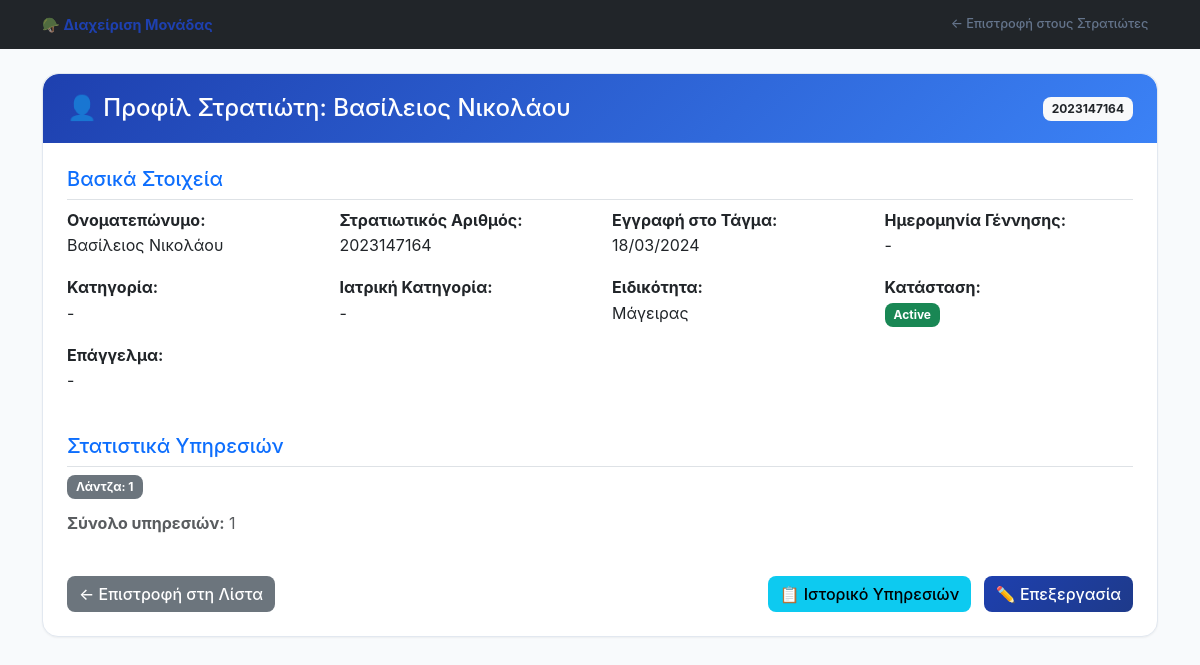
/soldiers/2/profile (signed in), run on the app's committed database.
### models.py (models this page shows, shortened)
class Soldier(db.Model):
    id = db.Column(db.Integer, primary_key=True)
    name = db.Column(db.String(100), nullable=False)
    military_id = db.Column(db.String(20), unique=True, nullable=False)
    enlistment_date = db.Column(db.Date, nullable=False)
    specialty = db.Column(db.String(100))
    status = db.Column(db.String(50), default='Active')  # Active, On Leave
    exemption_no_duty = db.Column(db.Boolean, default=False)  # Άνευ υπηρεσίας
    exemption_no_shaving = db.Column(db.Boolean, default=False)  # Άνευ ξυρίσματος
    exemption_no_boots = db.Column(db.Boolean, default=False)  # Άνευ αρβυλών
    days_out_of_service = db.Column(db.Integer, default=0)  # Μέρες ΕΥ (Εκτός Υπηρεσίας)
    out_of_service_reason = db.Column(db.String(200))  # Λόγος ΕΥ
    created_at = db.Column(db.DateTime, default=datetime.utcnow)
    birth_date = db.Column(db.Date)  # ΗΜΕΡΟΜΗΝΙΑ ΓΕΝΝΗΣΗΣ
    mother_name = db.Column(db.String(100))  # ΟΝΟΜΑ ΜΗΤΡΟΣ
    father_name = db.Column(db.String(100))  # ΟΝΟΜΑ ΠΑΤΡΟΣ
    profession = db.Column(db.String(100))  # ΕΠΑΓΓΕΛΜΑ
    mother_profession = db.Column(db.String(100))  # ΕΠΑΓΓΕΛΜΑ ΜΗΤΡΟΣ
    father_profession = db.Column(db.String(100))  # ΕΠΑΓΓΕΛΜΑ ΠΑΤΡΟΣ
    brothers_count = db.Column(db.Integer, default=0)  # ΑΡΙΘΜΟΣ ΑΔΕΛΦΩΝ
    sisters_count = db.Column(db.Integer, default=0)  # ΑΡΙΘΜΟΣ ΑΔΕΛΦΩΝ
    residence_address = db.Column(db.String(200))  # ΔΙΕΥΘΥΝΣΗ ΔΙΑΜΟΝΗΣ
    residence_city = db.Column(db.String(100))  # ΠΟΛΗ ΔΙΑΜΟΝΗΣ
    residence_prefecture = db.Column(db.String(100))  # ΝΟΜΟΣ ΔΙΑΜΟΝΗΣ
    personal_phone = db.Column(db.String(20))  # ΤΗΛΕΦΩΝΟ ΠΡΟΣΩΠΙΚΟ
    parents_phone = db.Column(db.String(20))  # ΤΗΛΕΦΩΝΟ ΓΟΝΕΩΝ
    education = db.Column(db.String(200))  # ΣΠΟΥΔΕΣ
    special_skills = db.Column(db.String(300))  # ΕΙΔΙΚΕΣ ΓΝΩΣΕΙΣ
    category = db.Column(db.String(50))  # ΚΑΤΗΓΟΡΙΑ (ΕΚΠΑΙΔΕΥΟΜΕΝΟΣ, ΟΡΓΑΝΙΚΟΣ, ΦΡΟΥΡΑ)
    medical_category = db.Column(db.String(20))  # ΙΑΤΡΙΚΗ ΚΑΤΗΓΟΡΙΑ (Ι1, Ι2, Ι3 ΕΝΟΠΛΟ, Ι3 ΑΟΠΛΟ, Ι4)
    amka = db.Column(db.String(11))  # ΑΜΚΑ
    tax_number = db.Column(db.String(20))  # ΑΡΙΘ. ΦΟΡΟΛΟΓ ΜΗΤΡΩΟΥ
    iban = db.Column(db.String(27))  # ΙΒΑΝ
    bank = db.Column(db.String(50))  # ΤΡΑΠΕΖΑ
    email = db.Column(db.String(120))  # EMAIL
    parent_email = db.Column(db.String(120))  # EMAIL ΓΟΝΕΑ
    interview_notes = db.Column(db.Text)  # ΠΑΡΑΤΗΡΗΣΕΙΣ
    duty_assignments = db.relationship('DutyAssignment', backref='soldier', lazy=True, cascade='all, delete-orphan')
    def get_duty_counts_by_type(self):
        from sqlalchemy import func
        duty_counts = db.session.query(
            DutyType.name,
            func.count(DutyAssignment.id).label('count')
        ).join(
            DutyAssignment, DutyType.id == DutyAssignment.duty_type_id
        ).join(
            DutySchedule, DutySchedule.schedule_date == DutyAssignment.duty_date
        ).filter(
            DutyAssignment.soldier_id == self.id,
            DutySchedule.is_finalized == True
        ).group_by(DutyType.name).all()
        return {duty_type: count for duty_type, count in duty_counts}
    def get_total_finalized_duties(self):
        return db.session.query(DutyAssignment).join(
            DutySchedule, DutySchedule.schedule_date == DutyAssignment.duty_date
        ).filter(
            DutyAssignment.soldier_id == self.id,
            DutySchedule.is_finalized == True
        ).count()

class DutyType(db.Model):
    id = db.Column(db.Integer, primary_key=True)
    name = db.Column(db.String(100), nullable=False, unique=True)
    description = db.Column(db.Text)
    team_size = db.Column(db.Integer, default=1)
    shifts_per_day = db.Column(db.Integer, default=1)
    is_active = db.Column(db.Boolean, default=True)
    created_at = db.Column(db.DateTime, default=datetime.utcnow)
    duty_assignments = db.relationship('DutyAssignment', backref='duty_type', lazy=True)
    time_slots = db.relationship('DutyTimeSlot', backref='duty_type', lazy=True, cascade='all, delete-orphan')

### routes.py (the view)
@app.route('/soldiers/<int:soldier_id>/profile')
@login_required
def soldier_profile(soldier_id):
    soldier = Soldier.query.get_or_404(soldier_id)
    return render_template('soldier_profile.html', soldier=soldier)

### app.py (called while the page is built)
@login_manager.user_loader
def load_user(user_id):
    from models import User
    return User.query.get(int(user_id))

### templates/soldier_profile.html (shortened to what this page needs)
<!DOCTYPE html>
<html lang="el">
<head>
    <link href="https://cdn.jsdelivr.net/npm/bootstrap@5.3.0/dist/css/bootstrap.min.css" rel="stylesheet">
    <link rel="stylesheet" href="{{ url_for('static', filename='css/style.css') }}">
</head>
<body>
    <nav class="navbar navbar-expand-lg navbar-dark bg-dark">
        <div class="container">
            <a class="navbar-brand" href="{{ url_for('index') }}">🪖 Διαχείριση Μονάδας</a>
            <div class="navbar-nav ms-auto">
                <a class="nav-link" href="{{ url_for('soldiers') }}">← Επιστροφή στους Στρατιώτες</a>
            </div>
        </div>
    </nav>
    <div class="container mt-4">
        <div class="row">
            <div class="col-lg-12">
                <div class="card">
                    <div class="card-header bg-primary text-white d-flex justify-content-between align-items-center">
                        <h4 class="mb-0">👤 Προφίλ Στρατιώτη: {{ soldier.name }}</h4>
                        <div>
                            <span class="badge bg-light text-dark">{{ soldier.military_id }}</span>
                        </div>
                    </div>
                    <div class="card-body">
                        <div class="row mb-4">
                            <div class="col-12">
                                <h5 class="text-primary border-bottom pb-2">Βασικά Στοιχεία</h5>
                            </div>
                            <div class="col-md-3 mb-3">
                                <strong>Ονοματεπώνυμο:</strong><br>
                                {{ soldier.name }}
                            </div>
                            <div class="col-md-3 mb-3">
                                <strong>Στρατιωτικός Αριθμός:</strong><br>
                                {{ soldier.military_id }}
                            </div>
                            <div class="col-md-3 mb-3">
                                <strong>Εγγραφή στο Τάγμα:</strong><br>
                                {{ soldier.enlistment_date.strftime('%d/%m/%Y') if soldier.enlistment_date else '-' }}
                            </div>
                            <div class="col-md-3 mb-3">
                                <strong>Ημερομηνία Γέννησης:</strong><br>
                                {{ soldier.birth_date.strftime('%d/%m/%Y') if soldier.birth_date else '-' }}
                            </div>
                            <div class="col-md-3 mb-3">
                                <strong>Κατηγορία:</strong><br>
                                {{ soldier.category or '-' }}
                            </div>
                            <div class="col-md-3 mb-3">
                                <strong>Ιατρική Κατηγορία:</strong><br>
                                {% if soldier.medical_category %}
                                    <span class="badge bg-{% if soldier.medical_category == 'Ι4' %}danger{% elif soldier.medical_category == 'Ι3 ΑΟΠΛΟ' %}warning{% else %}success{% endif %}">
                                        {{ soldier.medical_category }}
                                    </span>
                                    <div class="text-muted small mt-1">
                                        {% if soldier.medical_category in ['Ι1', 'Ι2', 'Ι3 ΕΝΟΠΛΟ'] %}
                                            Κανονικές υπηρεσίες
                                        {% elif soldier.medical_category == 'Ι3 ΑΟΠΛΟ' %}
                                            Υπηρεσίες χωρίς όπλο
                                        {% elif soldier.medical_category == 'Ι4' %}
                                            Δεν κάνει υπηρεσία
                                        {% endif %}
                                    </div>
                                {% else %}
                                    -
                                {% endif %}
                            </div>
                            <div class="col-md-3 mb-3">
                                <strong>Ειδικότητα:</strong><br>
                                {{ soldier.specialty or '-' }}
                            </div>
                            <div class="col-md-3 mb-3">
                                <strong>Κατάσταση:</strong><br>
                                <span class="badge bg-{% if soldier.status == 'Active' %}success{% else %}warning{% endif %}">
                                    {{ soldier.status }}
                                </span>
                            </div>
                            <div class="col-md-3 mb-3">
                                <strong>Επάγγελμα:</strong><br>
                                {{ soldier.profession or '-' }}
                            </div>
                        </div>
                        <div class="row mb-4">
                            <div class="col-12">
                                <h5 class="text-primary border-bottom pb-2">Στατιστικά Υπηρεσιών</h5>
                            </div>
                            <div class="col-md-12">
                                {% set duty_counts = soldier.get_duty_counts_by_type() %}
                                {% if duty_counts %}
                                    <div class="d-flex flex-wrap">
                                        {% for duty_name, count in duty_counts.items() %}
                                        <span class="badge bg-secondary me-2 mb-1">{{ duty_name }}: {{ count }}</span>
                                        {% endfor %}
                                    </div>
                                    <p class="mt-2 text-muted">
                                        <strong>Σύνολο υπηρεσιών:</strong> {{ soldier.get_total_finalized_duties() }}
                                    </p>
                                {% else %}
                                    <p class="text-muted">Δεν υπάρχουν καταγεγραμμένες υπηρεσίες.</p>
                                {% endif %}
                            </div>
                        </div>
                        <div class="d-flex justify-content-between">
                            <a href="{{ url_for('soldiers') }}" class="btn btn-secondary">
                                ← Επιστροφή στη Λίστα
                            </a>
                            <div>
                                <a href="{{ url_for('soldier_history', soldier_id=soldier.id) }}" class="btn btn-info me-2">
                                    📋 Ιστορικό Υπηρεσιών
                                </a>
                                <a href="{{ url_for('edit_soldier', soldier_id=soldier.id) }}" class="btn btn-primary">
                                    ✏️ Επεξεργασία
                                </a>
                            </div>
                        </div>
                    </div>
                </div>
            </div>
        </div>
    </div>
</body>
</html>

### static/css/style.css (style rules this page uses)
:root { --primary-color: #1e40af; --primary-dark: #1e3a8a; --primary-light: #3b82f6; --secondary-color: #64748b; --accent-color: #0ea5e9; --success-color: #10b981; --warning-color: #f59e0b; --danger-color: #ef4444; --info-color: #06b6d4; --light-bg: #f8fafc; --card-bg: #ffffff; --dark-text: #1e293b; --text-secondary: #64748b; --border-color: #e2e8f0; --shadow-sm: 0 1px 2px 0 rgba(0, 0, 0, 0.05); --shadow-md: 0 4px 6px -1px rgba(0, 0, 0, 0.1), 0 2px 4px -1px rgba(0, 0, 0, 0.06); --shadow-lg: 0 10px 15px -3px rgba(0, 0, 0, 0.1), 0 4px 6px -2px rgba(0, 0, 0, 0.05); --shadow-xl: 0 20px 25px -5px rgba(0, 0, 0, 0.1), 0 10px 10px -5px rgba(0, 0, 0, 0.04); }
body { font-family: 'Inter', -apple-system, BlinkMacSystemFont, 'Segoe UI', Roboto, sans-serif; background-color: var(--light-bg); color: var(--dark-text); line-height: 1.6; -webkit-font-smoothing: antialiased; -moz-osx-font-smoothing: grayscale; }
.navbar-brand { font-weight: 700; font-size: 1rem; color: var(--primary-color) !important; display: flex; align-items: center; }
.navbar-nav .nav-link { border-radius: 8px; margin: 0 0.1rem; padding: 0.4rem 0.7rem !important; transition: all 0.2s ease; color: var(--text-secondary) !important; font-weight: 500; font-size: 0.85rem; position: relative; }
.card { border: 1px solid var(--border-color); box-shadow: var(--shadow-sm); border-radius: 16px; transition: all 0.2s ease; background: var(--card-bg); overflow: hidden; }
.card-header { background: linear-gradient(135deg, var(--primary-color), var(--primary-light)); color: white; border-radius: 16px 16px 0 0 !important; border-bottom: none; font-weight: 600; padding: 1.25rem 1.5rem; position: relative; }
.card-header::after { content: ''; position: absolute; bottom: 0; left: 0; right: 0; height: 1px; background: linear-gradient(90deg, transparent, rgba(255, 255, 255, 0.3), transparent); }
.card-body { padding: 1.5rem; }
.badge { font-size: 0.75rem; padding: 0.5em 0.75em; border-radius: 0.5rem; }
.btn { border-radius: 0.5rem; font-weight: 500; transition: all 0.3s ease; border: none; }
.btn-primary { background: linear-gradient(135deg, var(--primary-color), var(--primary-dark)); color: white; }
@media (min-width: 992px) and (max-width: 1400px) { .navbar-nav .nav-link { padding: 0.3rem 0.5rem !important; font-size: 0.8rem; } }
@media (min-width: 992px) and (max-width: 1400px) { .navbar-brand { font-size: 0.9rem; } }

### data on the page
Soldier: name "Βασίλειος Νικολάου", military_id "2023147164", enlistment_date "18/03/2024", birth_date "-", category "-", specialty "Μάγειρας", status "Active", profession "-"
DutyType: name "Λάντζα", count "1"

### other printed values
{{ soldier.get_total_finalized_duties() }} "1"
